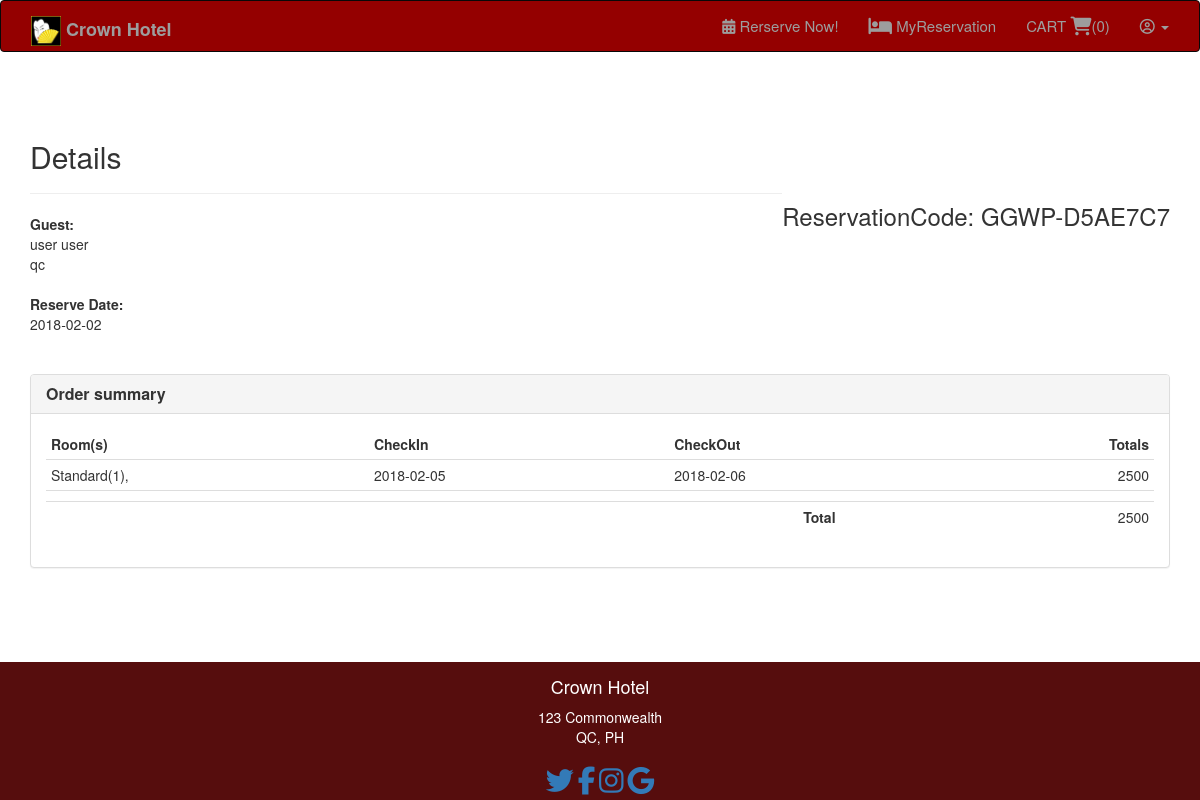
Page /reservationdetails.php?rcode=GGWP-D5AE7C7 (signed in) on the committed database.
### tables this page shows
CREATE TABLE `reservationdetails` (
  `id` int(11) NOT NULL,
  `reservationcode` varchar(250) NOT NULL,
  `user` varchar(250) NOT NULL,
  `room_id` int(11) NOT NULL,
  `checkin` date NOT NULL,
  `checkout` date NOT NULL,
  `qty` int(11) NOT NULL,
  `totalprice` decimal(10,0) NOT NULL,
  `status` varchar(250) NOT NULL
);

CREATE TABLE `users` (
  `id` int(11) NOT NULL,
  `firstname` varchar(100) DEFAULT NULL,
  `lastname` varchar(250) NOT NULL,
  `email` varchar(250) NOT NULL,
  `address` varchar(250) NOT NULL,
  `number` varchar(250) NOT NULL,
  `username` varchar(50) DEFAULT NULL,
  `password` varchar(50) DEFAULT NULL,
  `user_type` int(11) DEFAULT NULL,
  `status` int(11) NOT NULL
);

CREATE TABLE `reservation` (
  `reserveid` int(11) NOT NULL,
  `reservationcode` varchar(250) NOT NULL,
  `user_id` int(11) NOT NULL,
  `total` decimal(10,0) NOT NULL,
  `balance` decimal(10,0) NOT NULL,
  `dp` decimal(10,0) NOT NULL,
  `paymentstatus` int(11) NOT NULL,
  `checkin` date NOT NULL,
  `checkout` date NOT NULL,
  `reservationdate` date NOT NULL
);

### reservationdetails.php (the view, shortened to what this page needs)
<?php
function displayContent() {
	require 'db/connection.php';
	$ID = $_GET['rcode'];
	$totalprice = 0;
	$sel = "SELECT * FROM reservationdetails JOIN users ON (reservationdetails.user = users.id)
	JOIN rooms ON (reservationdetails.room_id = rooms.id)
	JOIN reservation ON (reservationdetails.reservationcode = reservation.reservationcode)
	WHERE reservationdetails.reservationcode = '$ID' ORDER BY reservationdetails.reservationcode ";
		$res = mysqli_query($conn,$sel);
		$rname= "";
	while ($row = mysqli_fetch_array($res)) {
	$fname = $row['firstname'];
	$lname = $row['lastname'];
	$fullname = $fname.' '.$lname;
	$date = $row['reservationdate'];
	$rname .=  $row['name'].'('.count($rname).'), ';
	$price = $row['totalprice'];
	$totalprice += $row['totalprice'];
	$CheckIn = $row['checkin'];
	$CheckOut = $row['checkout'];
	$address = $row['address'];
	}
	echo '
    <div class="row">
        <div class="col-xs-12">
    		<div class="invoice-title">
    			<h2>Details</h2><h3 class="pull-right">ReservationCode: '.$ID.'</h3>
    		</div>
    		<hr>
    		<div class="row">
    			<div class="col-xs-6 text-left">
    				<address>
        			<strong>Guest:</strong><br>
    					'.$fullname.'<br>
    					'.$address.'
    				</address>
    			</div>
    		</div>
    		<div class="row">
    			<div class="col-xs-6 text-left">
    				<address>
    					<strong>Reserve Date:</strong><br>
    					'.$date.'<br><br>
    				</address>
    			</div>
    		</div>
    	</div>
    </div>
    <div class="row">
    	<div class="col-md-12">
    		<div class="panel panel-default">
    			<div class="panel-heading">
    				<h3 class="panel-title"><strong>Order summary</strong></h3>
    			</div>
    			<div class="panel-body">
    				<div class="table-responsive">
    					<table class="table table-condensed">
    						<thead>
                                <tr>
        							<td><strong>Room(s)</strong></td>
        							<td ><strong>CheckIn</strong></td>
        							<td ><strong>CheckOut</strong></td>
        							<td class="text-right"><strong>Totals</strong></td>
                                </tr>
    						</thead>
    						<tbody>
                                <tr>
        							<td>'.$rname.'</td>
    								<td >'.$CheckIn.'</td>
    								<td >'.$CheckOut.'</td>
    								<td class="text-right">'.$price.'</td>
    							</tr>
    							<tr>
    								<td class="no-line"></td>
    								<td class="no-line"></td>
    								<td class="no-line text-center"><strong></strong></td>
    								<td class="no-line text-right"></td>
    							</tr>
    							<tr>
    								<td class="no-line"></td>
    								<td class="no-line"></td>
    								<td class="no-line text-center"><strong>Total</strong></td>
    								<td class="no-line text-right">'.$totalprice.'</td>
    							</tr>
    						</tbody>
    					</table>
    				</div>
    			</div>
    		</div>
    	</div>
    </div>
';
}
require 'template.php';
 ?>

### assets/style.css (style rules this page uses)
* { margin: 0; padding: 0; box-sizing: border-box; }
body { background-color: grey; }

### rows in the picture
reservationdetails: users.firstname+lastname "user user", users.address "qc", reservation.reservationdate "2018-02-02", reservation.checkin "2018-02-05", reservation.checkout "2018-02-06", totalprice "2500"

### other values in the picture
$ID "GGWP-D5AE7C7"
$rname "Standard(1),"
$totalprice "2500"
